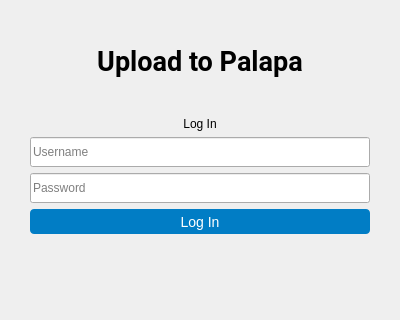
<?xml version="1.0" encoding="UTF-8"?>
<ui version="4.0">
 <class>login</class>
 <widget class="QDialog" name="login">
  <property name="geometry">
   <rect>
    <x>0</x>
    <y>0</y>
    <width>400</width>
    <height>320</height>
   </rect>
  </property>
  <property name="sizePolicy">
   <sizepolicy hsizetype="Fixed" vsizetype="Fixed">
    <horstretch>0</horstretch>
    <verstretch>0</verstretch>
   </sizepolicy>
  </property>
  <property name="windowTitle">
   <string>Dialog</string>
  </property>
  <layout class="QVBoxLayout" name="verticalLayout_2">
   <property name="leftMargin">
    <number>30</number>
   </property>
   <property name="rightMargin">
    <number>30</number>
   </property>
   <property name="bottomMargin">
    <number>30</number>
   </property>
   <item>
    <widget class="QLabel" name="label">
     <property name="minimumSize">
      <size>
       <width>0</width>
       <height>100</height>
      </size>
     </property>
     <property name="font">
      <font>
       <family>Roboto</family>
       <pointsize>20</pointsize>
       <weight>75</weight>
       <bold>true</bold>
      </font>
     </property>
     <property name="text">
      <string>Upload to Palapa</string>
     </property>
     <property name="alignment">
      <set>Qt::AlignCenter</set>
     </property>
     <property name="margin">
      <number>10</number>
     </property>
    </widget>
   </item>
   <item>
    <layout class="QVBoxLayout" name="verticalLayout">
     <item>
      <widget class="QLabel" name="label_login">
       <property name="text">
        <string>Log In</string>
       </property>
       <property name="alignment">
        <set>Qt::AlignCenter</set>
       </property>
       <property name="margin">
        <number>0</number>
       </property>
      </widget>
     </item>
     <item>
      <widget class="QLineEdit" name="username">
       <property name="minimumSize">
        <size>
         <width>0</width>
         <height>30</height>
        </size>
       </property>
       <property name="placeholderText">
        <string>Username</string>
       </property>
       <property name="clearButtonEnabled">
        <bool>true</bool>
       </property>
      </widget>
     </item>
     <item>
      <widget class="QLineEdit" name="password">
       <property name="minimumSize">
        <size>
         <width>150</width>
         <height>30</height>
        </size>
       </property>
       <property name="placeholderText">
        <string>Password</string>
       </property>
       <property name="clearButtonEnabled">
        <bool>true</bool>
       </property>
      </widget>
     </item>
     <item>
      <widget class="QPushButton" name="pushbutton_login">
       <property name="sizePolicy">
        <sizepolicy hsizetype="Preferred" vsizetype="Fixed">
         <horstretch>0</horstretch>
         <verstretch>0</verstretch>
        </sizepolicy>
       </property>
       <property name="font">
        <font>
         <pointsize>-1</pointsize>
        </font>
       </property>
       <property name="cursor">
        <cursorShape>PointingHandCursor</cursorShape>
       </property>
       <property name="styleSheet">
        <string notr="true">QPushButton {
color:white;
background-color:rgb(1, 125, 197);
border:0px;
border-radius: 4px;
padding: 0px;
font-size: 14px;
height:25px;
width:140px;
}
QPushButton:hover
{
background-color:rgb(21, 50, 92);
color:white
}
</string>
       </property>
       <property name="text">
        <string>Log In</string>
       </property>
      </widget>
     </item>
    </layout>
   </item>
   <item>
    <spacer name="verticalSpacer">
     <property name="orientation">
      <enum>Qt::Vertical</enum>
     </property>
     <property name="sizeHint" stdset="0">
      <size>
       <width>20</width>
       <height>40</height>
      </size>
     </property>
    </spacer>
   </item>
  </layout>
 </widget>
 <resources>
  <include location="../../../../../../../../../Downloads/gis_cloud_publisher-1.0.7/gis_cloud_publisher/ui/resources.qrc"/>
 </resources>
 <connections/>
</ui>
